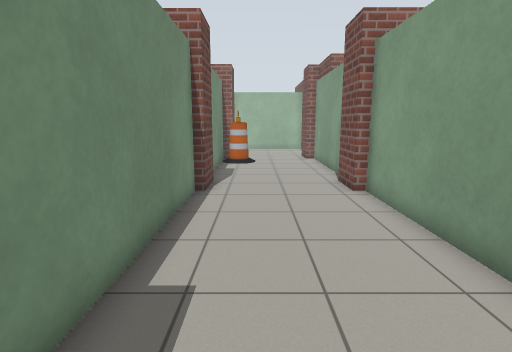
view 1 (above)

16 first-person views from a walk through a world built for the Gazebo simulator. The camera is 1.2 m above the floor, tilts 10° down and sees 80° across. The lines on the ground mark 1 m squares. The floor is counted in squares, 0.5 m on a side. Each view is taken from the middle of a square. On the plan, view 1 faces up. The plan holds only what a view shows up to about 18 squares ahead; the rest is blank. The place goes on beyond the plan. Gazebo's built-in surfaces are drawn with simple patterns. Some stock models are drawn as simple stand-ins. Some surface patterns are stand-ins.

view 2
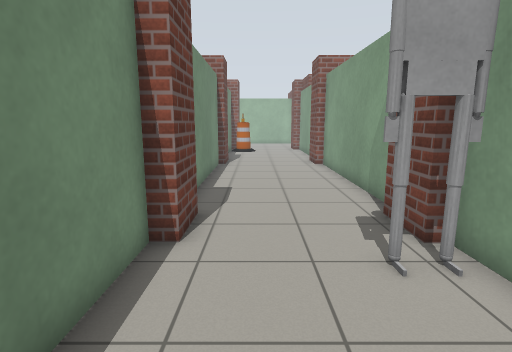

view 3
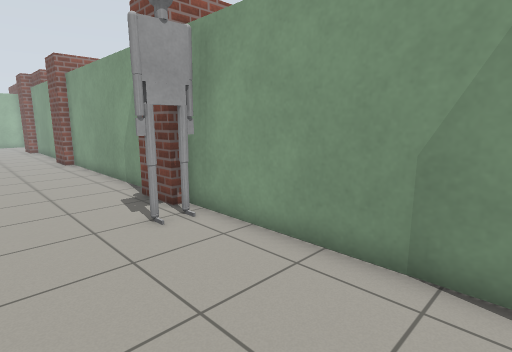

view 4
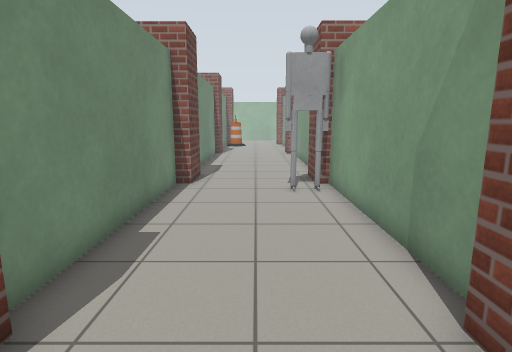

view 5
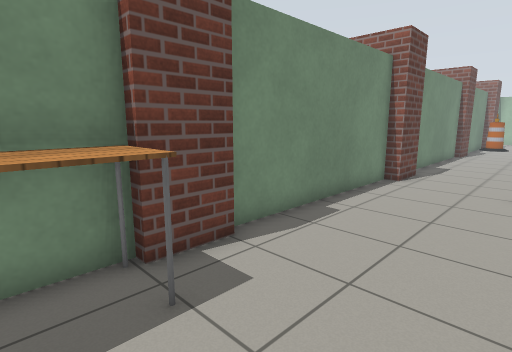

view 6
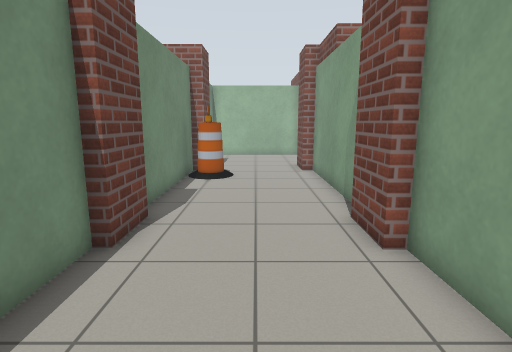

view 7
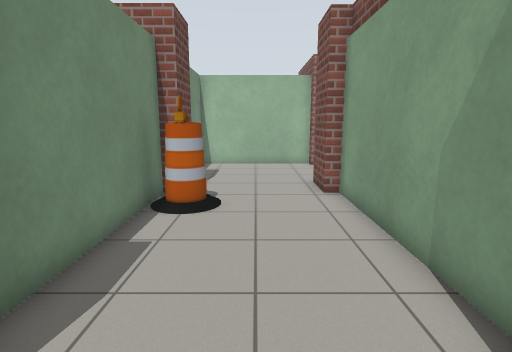

view 8
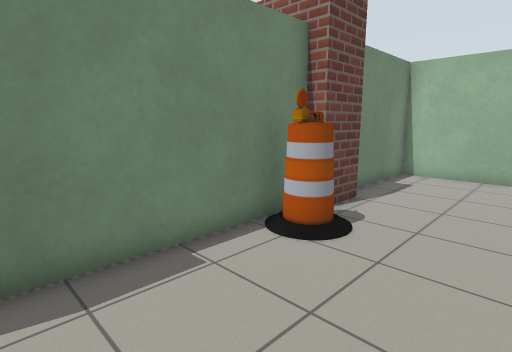

view 9
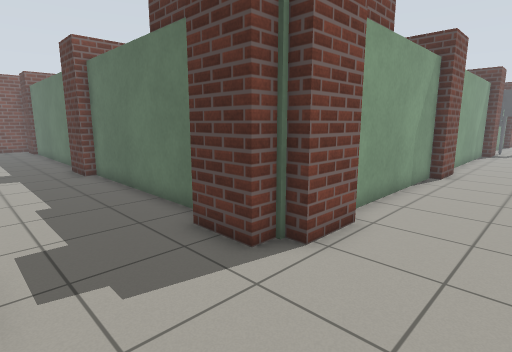

view 10
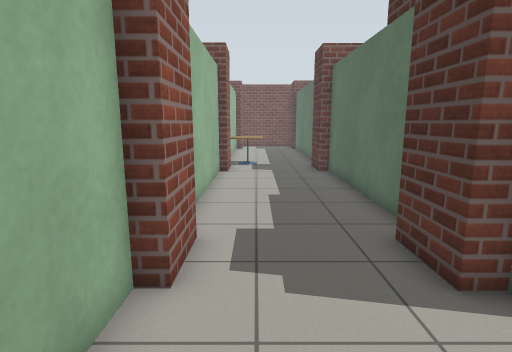

view 11
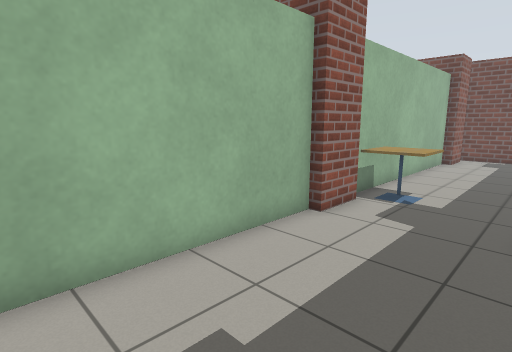

view 12
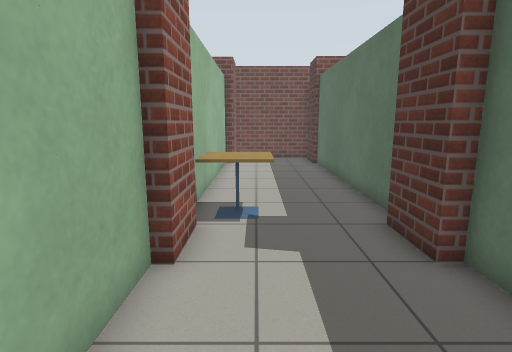

view 13
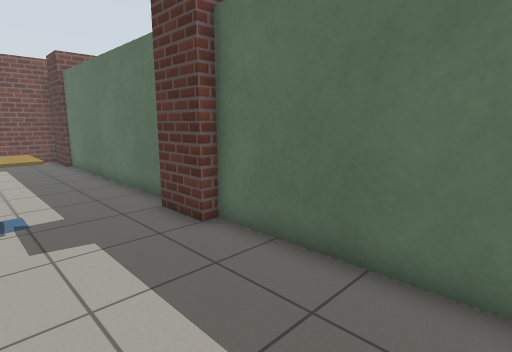

view 14
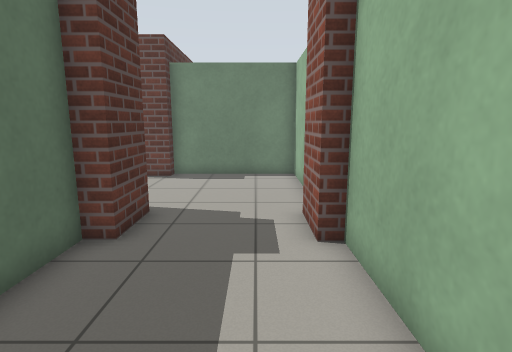

view 15
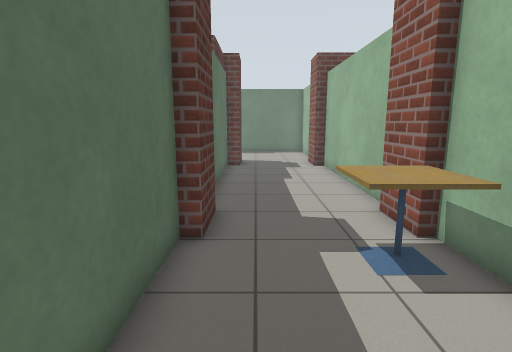

view 16
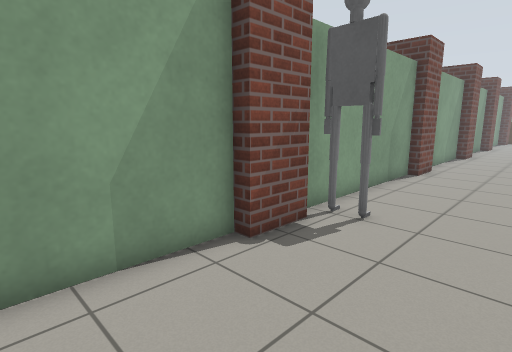

### Floor plan
Key: @ floor where view 1 was taken; # wall or solid block; . floor; B barrel; R brick block; T table; C cafe table; O other object.
Columns run from 4 left of view 1 to 29 right of it. Each row starts with its distance up from view 1.
 29         R R        R            R
 28   ####### ########## ############
 27   #.....RRR........RRCCC........RR
 26   #..................CCC..........
 25   #...............................
 24   #...............................
 23   #.....RRR........RRR..........RR
 22 RR#....R# #RRR###### ############
 21   R....R#          R            R
 20 RR#.....#
 19   #B....#
 18   #B....#
 17   #.....#R
 16   #.....#
 15   #.....#
 14   #.....#
 13   #.....#
 12   #....RRR
 11  R#....RRR
 10   #.....#
  9   #.....#
  8   #.....#
  7   #.....#
  6   #.....#
  5   #.....#
  4   #.....#
  3   #.....#
  2   #.....#
  1   #.....#
  0   R.@..R
 -1 RR#....RRRR
 -2   #...OO#
 -3   #.....#
 -4   #.....#
 -5   #.....#
 -6   #.....#
 -7   #.....#
 -8   #.....#
 -9   #.....#
-10   #....RRR
-11   #....R
-12   #TT...
-13   TTT...
-14   TTT...#

Where each view was taken, in squares from view 1:
view 1: 0 up, 0 right, facing up
view 2: 7 down, 0 right, facing up
view 3: 9 down, 1 left, facing up-right
view 4: 13 down, 1 right, facing up
view 5: 14 down, 3 right, facing up-left
view 6: 5 up, 1 right, facing up
view 7: 10 up, 1 right, facing up
view 8: 13 up, 3 right, facing up-left
view 9: 27 up, 0 right, facing down-right
view 10: 26 up, 0 right, facing right
view 11: 23 up, 8 right, facing up-right
view 12: 26 up, 10 right, facing right
view 13: 27 up, 9 right, facing down-right
view 14: 26 up, 12 right, facing left
view 15: 24 up, 23 right, facing left
view 16: 5 up, 1 left, facing down-right
